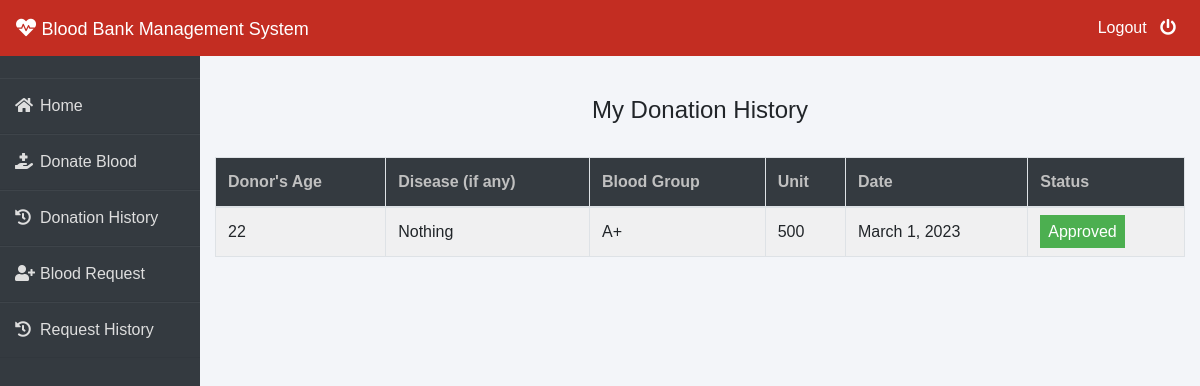
The app's page /donor/donation-history (signed in) with its own data.
### donor/models.py (models this page shows, shortened)
class BloodDonate(models.Model):
    donor=models.ForeignKey(Donor,on_delete=models.CASCADE)
    disease=models.CharField(max_length=100,default="Nothing")
    age=models.PositiveIntegerField()
    bloodgroup=models.CharField(max_length=10)
    unit=models.PositiveIntegerField(default=0)
    status=models.CharField(max_length=20,default="Pending")
    date=models.DateField(auto_now=True)

### donor/views.py (the view)
# urls.py: path('donation-history', views.donation_history_view,name='donation-history'),
def donation_history_view(request):
    donor= models.Donor.objects.get(user_id=request.user.id)
    donations=models.BloodDonate.objects.all().filter(donor=donor)
    return render(request,'donor/donation_history.html',{'donations':donations})

### templates/donor/donation_history.html (shortened to what this page needs)
{% extends 'donor/donorbase.html' %}
{% block content %}
{% load widget_tweaks %}
{%load static%}
<head>
   </head>
<br><br>
<div class="container">
    <H4 class="text-center">My Donation History</H4><br>
    <table class="table table-light table-hover table-bordered table-striped">
        <thead class="bg-dark">
            <tr>
                <th scope="col" style="color: rgb(192, 192, 192);">Donor's Age</th>
                <th scope="col" style="color: rgb(192, 192, 192);">Disease (if any)</th>
                <th scope="col" style="color: rgb(192, 192, 192);">Blood Group</th>
                <th scope="col" style="color: rgb(192, 192, 192);">Unit</th>
                <th scope="col" style="color: rgb(192, 192, 192);">Date</th>
                <th scope="col" style="color: rgb(192, 192, 192);">Status</th>
            </tr>
        </thead>
        <tbody>
            {% for t in donations %}
            <tr>
                <td>{{t.age}}</td>
                <td> {{t.disease}}</td>
                <td>{{t.bloodgroup}}</td>
                <td>{{t.unit}}</td>
                <td>{{t.date}}</td>
                {% if t.status == 'Approved' %}
                <td><span class="label success"> Approved</span></td>
                {% elif t.status == 'Rejected' %}
                <td><span class="label danger">Rejected</span></td>
                {% else %}
                <td><span style="color: white;margin-left: 0px;" class="label info">Pending</span></td>
                {% endif %}
            </tr>
            {% endfor %}
        </tbody>
    </table>
</div>
{% endblock content %}

### templates/donor/donorbase.html (style rules this page uses)
* { margin: 0; padding: 0; box-sizing: border-box; list-style: none; text-decoration: none; font-family: 'Josefin Sans', sans-serif; }
body { background-color: #f3f5f9; }

### templates/donor/donation_history.html (style rules this page uses)
.label { color: white; padding: 8px; }
.success { background-color: #4CAF50; }

### records on screen
BloodDonate: age "22", disease "Nothing", bloodgroup "A+", unit "500", date "March 1, 2023", status "Approved"
